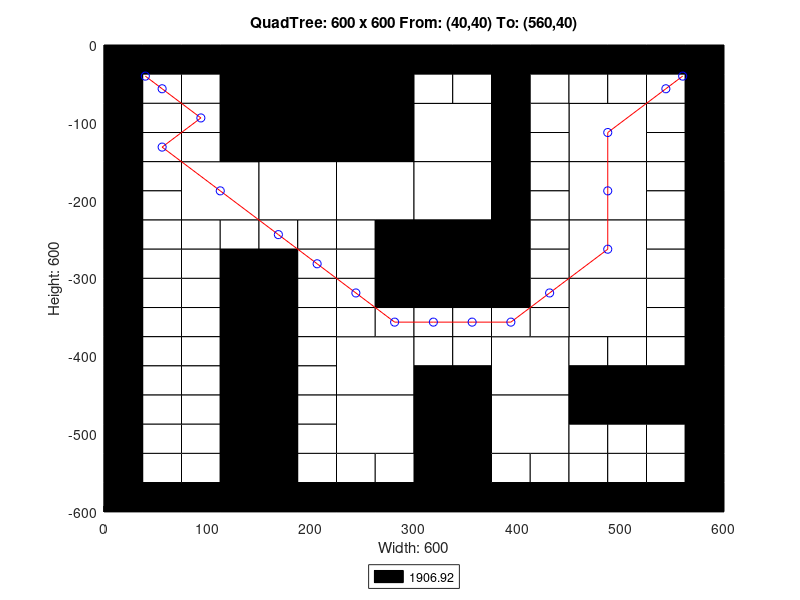

Here is the MATLAB script that generated this plot:
axis([0 600 -600 0]);
title('QuadTree: 600 x 600 From: (40,40) To: (560,40)');
xlabel('Width: 600');
ylabel('Height: 600');
rectangle('Position',[150 -150 150 150], 'FaceColor',[0 0 0]);
rectangle('Position',[75 -225 75 75], 'FaceColor',[1 1 1]);
rectangle('Position',[150 -225 75 75], 'FaceColor',[1 1 1]);
rectangle('Position',[225 -225 75 75], 'FaceColor',[1 1 1]);
rectangle('Position',[300 -150 75 75], 'FaceColor',[1 1 1]);
rectangle('Position',[450 -150 75 75], 'FaceColor',[1 1 1]);
rectangle('Position',[300 -225 75 75], 'FaceColor',[1 1 1]);
rectangle('Position',[300 -300 75 75], 'FaceColor',[0 0 0]);
rectangle('Position',[450 -225 75 75], 'FaceColor',[1 1 1]);
rectangle('Position',[450 -300 75 75], 'FaceColor',[1 1 1]);
rectangle('Position',[225 -450 75 75], 'FaceColor',[1 1 1]);
rectangle('Position',[225 -525 75 75], 'FaceColor',[1 1 1]);
rectangle('Position',[375 -450 75 75], 'FaceColor',[1 1 1]);
rectangle('Position',[450 -375 75 75], 'FaceColor',[1 1 1]);
rectangle('Position',[300 -525 75 75], 'FaceColor',[0 0 0]);
rectangle('Position',[375 -525 75 75], 'FaceColor',[1 1 1]);
rectangle('Position',[300 -600 75 75], 'FaceColor',[0 0 0]);
rectangle('Position',[0 -37.5 37.5 37.5], 'FaceColor',[0 0 0]);
rectangle('Position',[37.5 -37.5 37.5 37.5], 'FaceColor',[0 0 0]);
rectangle('Position',[0 -75 37.5 37.5], 'FaceColor',[0 0 0]);
rectangle('Position',[37.5 -75 37.5 37.5], 'FaceColor',[1 1 1]);
rectangle('Position',[75 -37.5 37.5 37.5], 'FaceColor',[0 0 0]);
rectangle('Position',[112.5 -37.5 37.5 37.5], 'FaceColor',[0 0 0]);
rectangle('Position',[75 -75 37.5 37.5], 'FaceColor',[1 1 1]);
rectangle('Position',[112.5 -75 37.5 37.5], 'FaceColor',[0 0 0]);
rectangle('Position',[0 -112.5 37.5 37.5], 'FaceColor',[0 0 0]);
rectangle('Position',[37.5 -112.5 37.5 37.5], 'FaceColor',[1 1 1]);
rectangle('Position',[0 -150 37.5 37.5], 'FaceColor',[0 0 0]);
rectangle('Position',[37.5 -150 37.5 37.5], 'FaceColor',[1 1 1]);
rectangle('Position',[75 -112.5 37.5 37.5], 'FaceColor',[1 1 1]);
rectangle('Position',[112.5 -112.5 37.5 37.5], 'FaceColor',[0 0 0]);
rectangle('Position',[75 -150 37.5 37.5], 'FaceColor',[1 1 1]);
rectangle('Position',[112.5 -150 37.5 37.5], 'FaceColor',[0 0 0]);
rectangle('Position',[0 -187.5 37.5 37.5], 'FaceColor',[0 0 0]);
rectangle('Position',[37.5 -187.5 37.5 37.5], 'FaceColor',[1 1 1]);
rectangle('Position',[0 -225 37.5 37.5], 'FaceColor',[0 0 0]);
rectangle('Position',[37.5 -225 37.5 37.5], 'FaceColor',[1 1 1]);
rectangle('Position',[0 -262.5 37.5 37.5], 'FaceColor',[0 0 0]);
rectangle('Position',[37.5 -262.5 37.5 37.5], 'FaceColor',[1 1 1]);
rectangle('Position',[0 -300 37.5 37.5], 'FaceColor',[0 0 0]);
rectangle('Position',[37.5 -300 37.5 37.5], 'FaceColor',[1 1 1]);
rectangle('Position',[75 -262.5 37.5 37.5], 'FaceColor',[1 1 1]);
rectangle('Position',[112.5 -262.5 37.5 37.5], 'FaceColor',[1 1 1]);
rectangle('Position',[75 -300 37.5 37.5], 'FaceColor',[1 1 1]);
rectangle('Position',[112.5 -300 37.5 37.5], 'FaceColor',[0 0 0]);
rectangle('Position',[150 -262.5 37.5 37.5], 'FaceColor',[1 1 1]);
rectangle('Position',[187.5 -262.5 37.5 37.5], 'FaceColor',[1 1 1]);
rectangle('Position',[150 -300 37.5 37.5], 'FaceColor',[0 0 0]);
rectangle('Position',[187.5 -300 37.5 37.5], 'FaceColor',[1 1 1]);
rectangle('Position',[225 -262.5 37.5 37.5], 'FaceColor',[1 1 1]);
rectangle('Position',[262.5 -262.5 37.5 37.5], 'FaceColor',[0 0 0]);
rectangle('Position',[225 -300 37.5 37.5], 'FaceColor',[1 1 1]);
rectangle('Position',[262.5 -300 37.5 37.5], 'FaceColor',[0 0 0]);
rectangle('Position',[300 -37.5 37.5 37.5], 'FaceColor',[0 0 0]);
rectangle('Position',[337.5 -37.5 37.5 37.5], 'FaceColor',[0 0 0]);
rectangle('Position',[300 -75 37.5 37.5], 'FaceColor',[1 1 1]);
rectangle('Position',[337.5 -75 37.5 37.5], 'FaceColor',[1 1 1]);
rectangle('Position',[375 -37.5 37.5 37.5], 'FaceColor',[0 0 0]);
rectangle('Position',[412.5 -37.5 37.5 37.5], 'FaceColor',[0 0 0]);
rectangle('Position',[375 -75 37.5 37.5], 'FaceColor',[0 0 0]);
rectangle('Position',[412.5 -75 37.5 37.5], 'FaceColor',[1 1 1]);
rectangle('Position',[375 -112.5 37.5 37.5], 'FaceColor',[0 0 0]);
rectangle('Position',[412.5 -112.5 37.5 37.5], 'FaceColor',[1 1 1]);
rectangle('Position',[375 -150 37.5 37.5], 'FaceColor',[0 0 0]);
rectangle('Position',[412.5 -150 37.5 37.5], 'FaceColor',[1 1 1]);
rectangle('Position',[450 -37.5 37.5 37.5], 'FaceColor',[0 0 0]);
rectangle('Position',[487.5 -37.5 37.5 37.5], 'FaceColor',[0 0 0]);
rectangle('Position',[450 -75 37.5 37.5], 'FaceColor',[1 1 1]);
rectangle('Position',[487.5 -75 37.5 37.5], 'FaceColor',[1 1 1]);
rectangle('Position',[525 -37.5 37.5 37.5], 'FaceColor',[0 0 0]);
rectangle('Position',[562.5 -37.5 37.5 37.5], 'FaceColor',[0 0 0]);
rectangle('Position',[525 -75 37.5 37.5], 'FaceColor',[1 1 1]);
rectangle('Position',[562.5 -75 37.5 37.5], 'FaceColor',[0 0 0]);
rectangle('Position',[525 -112.5 37.5 37.5], 'FaceColor',[1 1 1]);
rectangle('Position',[562.5 -112.5 37.5 37.5], 'FaceColor',[0 0 0]);
rectangle('Position',[525 -150 37.5 37.5], 'FaceColor',[1 1 1]);
rectangle('Position',[562.5 -150 37.5 37.5], 'FaceColor',[0 0 0]);
rectangle('Position',[375 -187.5 37.5 37.5], 'FaceColor',[0 0 0]);
rectangle('Position',[412.5 -187.5 37.5 37.5], 'FaceColor',[1 1 1]);
rectangle('Position',[375 -225 37.5 37.5], 'FaceColor',[0 0 0]);
rectangle('Position',[412.5 -225 37.5 37.5], 'FaceColor',[1 1 1]);
rectangle('Position',[375 -262.5 37.5 37.5], 'FaceColor',[0 0 0]);
rectangle('Position',[412.5 -262.5 37.5 37.5], 'FaceColor',[1 1 1]);
rectangle('Position',[375 -300 37.5 37.5], 'FaceColor',[0 0 0]);
rectangle('Position',[412.5 -300 37.5 37.5], 'FaceColor',[1 1 1]);
rectangle('Position',[525 -187.5 37.5 37.5], 'FaceColor',[1 1 1]);
rectangle('Position',[562.5 -187.5 37.5 37.5], 'FaceColor',[0 0 0]);
rectangle('Position',[525 -225 37.5 37.5], 'FaceColor',[1 1 1]);
rectangle('Position',[562.5 -225 37.5 37.5], 'FaceColor',[0 0 0]);
rectangle('Position',[525 -262.5 37.5 37.5], 'FaceColor',[1 1 1]);
rectangle('Position',[562.5 -262.5 37.5 37.5], 'FaceColor',[0 0 0]);
rectangle('Position',[525 -300 37.5 37.5], 'FaceColor',[1 1 1]);
rectangle('Position',[562.5 -300 37.5 37.5], 'FaceColor',[0 0 0]);
rectangle('Position',[0 -337.5 37.5 37.5], 'FaceColor',[0 0 0]);
rectangle('Position',[37.5 -337.5 37.5 37.5], 'FaceColor',[1 1 1]);
rectangle('Position',[0 -375 37.5 37.5], 'FaceColor',[0 0 0]);
rectangle('Position',[37.5 -375 37.5 37.5], 'FaceColor',[1 1 1]);
rectangle('Position',[75 -337.5 37.5 37.5], 'FaceColor',[1 1 1]);
rectangle('Position',[112.5 -337.5 37.5 37.5], 'FaceColor',[0 0 0]);
rectangle('Position',[75 -375 37.5 37.5], 'FaceColor',[1 1 1]);
rectangle('Position',[112.5 -375 37.5 37.5], 'FaceColor',[0 0 0]);
rectangle('Position',[0 -412.5 37.5 37.5], 'FaceColor',[0 0 0]);
rectangle('Position',[37.5 -412.5 37.5 37.5], 'FaceColor',[1 1 1]);
rectangle('Position',[0 -450 37.5 37.5], 'FaceColor',[0 0 0]);
rectangle('Position',[37.5 -450 37.5 37.5], 'FaceColor',[1 1 1]);
rectangle('Position',[75 -412.5 37.5 37.5], 'FaceColor',[1 1 1]);
rectangle('Position',[112.5 -412.5 37.5 37.5], 'FaceColor',[0 0 0]);
rectangle('Position',[75 -450 37.5 37.5], 'FaceColor',[1 1 1]);
rectangle('Position',[112.5 -450 37.5 37.5], 'FaceColor',[0 0 0]);
rectangle('Position',[150 -337.5 37.5 37.5], 'FaceColor',[0 0 0]);
rectangle('Position',[187.5 -337.5 37.5 37.5], 'FaceColor',[1 1 1]);
rectangle('Position',[150 -375 37.5 37.5], 'FaceColor',[0 0 0]);
rectangle('Position',[187.5 -375 37.5 37.5], 'FaceColor',[1 1 1]);
rectangle('Position',[225 -337.5 37.5 37.5], 'FaceColor',[1 1 1]);
rectangle('Position',[262.5 -337.5 37.5 37.5], 'FaceColor',[0 0 0]);
rectangle('Position',[225 -375 37.5 37.5], 'FaceColor',[1 1 1]);
rectangle('Position',[262.5 -375 37.5 37.5], 'FaceColor',[1 1 1]);
rectangle('Position',[150 -412.5 37.5 37.5], 'FaceColor',[0 0 0]);
rectangle('Position',[187.5 -412.5 37.5 37.5], 'FaceColor',[1 1 1]);
rectangle('Position',[150 -450 37.5 37.5], 'FaceColor',[0 0 0]);
rectangle('Position',[187.5 -450 37.5 37.5], 'FaceColor',[1 1 1]);
rectangle('Position',[0 -487.5 37.5 37.5], 'FaceColor',[0 0 0]);
rectangle('Position',[37.5 -487.5 37.5 37.5], 'FaceColor',[1 1 1]);
rectangle('Position',[0 -525 37.5 37.5], 'FaceColor',[0 0 0]);
rectangle('Position',[37.5 -525 37.5 37.5], 'FaceColor',[1 1 1]);
rectangle('Position',[75 -487.5 37.5 37.5], 'FaceColor',[1 1 1]);
rectangle('Position',[112.5 -487.5 37.5 37.5], 'FaceColor',[0 0 0]);
rectangle('Position',[75 -525 37.5 37.5], 'FaceColor',[1 1 1]);
rectangle('Position',[112.5 -525 37.5 37.5], 'FaceColor',[0 0 0]);
rectangle('Position',[0 -562.5 37.5 37.5], 'FaceColor',[0 0 0]);
rectangle('Position',[37.5 -562.5 37.5 37.5], 'FaceColor',[1 1 1]);
rectangle('Position',[0 -600 37.5 37.5], 'FaceColor',[0 0 0]);
rectangle('Position',[37.5 -600 37.5 37.5], 'FaceColor',[0 0 0]);
rectangle('Position',[75 -562.5 37.5 37.5], 'FaceColor',[1 1 1]);
rectangle('Position',[112.5 -562.5 37.5 37.5], 'FaceColor',[0 0 0]);
rectangle('Position',[75 -600 37.5 37.5], 'FaceColor',[0 0 0]);
rectangle('Position',[112.5 -600 37.5 37.5], 'FaceColor',[0 0 0]);
rectangle('Position',[150 -487.5 37.5 37.5], 'FaceColor',[0 0 0]);
rectangle('Position',[187.5 -487.5 37.5 37.5], 'FaceColor',[1 1 1]);
rectangle('Position',[150 -525 37.5 37.5], 'FaceColor',[0 0 0]);
rectangle('Position',[187.5 -525 37.5 37.5], 'FaceColor',[1 1 1]);
rectangle('Position',[150 -562.5 37.5 37.5], 'FaceColor',[0 0 0]);
rectangle('Position',[187.5 -562.5 37.5 37.5], 'FaceColor',[1 1 1]);
rectangle('Position',[150 -600 37.5 37.5], 'FaceColor',[0 0 0]);
rectangle('Position',[187.5 -600 37.5 37.5], 'FaceColor',[0 0 0]);
rectangle('Position',[225 -562.5 37.5 37.5], 'FaceColor',[1 1 1]);
rectangle('Position',[262.5 -562.5 37.5 37.5], 'FaceColor',[1 1 1]);
rectangle('Position',[225 -600 37.5 37.5], 'FaceColor',[0 0 0]);
rectangle('Position',[262.5 -600 37.5 37.5], 'FaceColor',[0 0 0]);
rectangle('Position',[300 -337.5 37.5 37.5], 'FaceColor',[0 0 0]);
rectangle('Position',[337.5 -337.5 37.5 37.5], 'FaceColor',[0 0 0]);
rectangle('Position',[300 -375 37.5 37.5], 'FaceColor',[1 1 1]);
rectangle('Position',[337.5 -375 37.5 37.5], 'FaceColor',[1 1 1]);
rectangle('Position',[375 -337.5 37.5 37.5], 'FaceColor',[0 0 0]);
rectangle('Position',[412.5 -337.5 37.5 37.5], 'FaceColor',[1 1 1]);
rectangle('Position',[375 -375 37.5 37.5], 'FaceColor',[1 1 1]);
rectangle('Position',[412.5 -375 37.5 37.5], 'FaceColor',[1 1 1]);
rectangle('Position',[300 -412.5 37.5 37.5], 'FaceColor',[1 1 1]);
rectangle('Position',[337.5 -412.5 37.5 37.5], 'FaceColor',[1 1 1]);
rectangle('Position',[300 -450 37.5 37.5], 'FaceColor',[0 0 0]);
rectangle('Position',[337.5 -450 37.5 37.5], 'FaceColor',[0 0 0]);
rectangle('Position',[525 -337.5 37.5 37.5], 'FaceColor',[1 1 1]);
rectangle('Position',[562.5 -337.5 37.5 37.5], 'FaceColor',[0 0 0]);
rectangle('Position',[525 -375 37.5 37.5], 'FaceColor',[1 1 1]);
rectangle('Position',[562.5 -375 37.5 37.5], 'FaceColor',[0 0 0]);
rectangle('Position',[450 -412.5 37.5 37.5], 'FaceColor',[1 1 1]);
rectangle('Position',[487.5 -412.5 37.5 37.5], 'FaceColor',[1 1 1]);
rectangle('Position',[450 -450 37.5 37.5], 'FaceColor',[0 0 0]);
rectangle('Position',[487.5 -450 37.5 37.5], 'FaceColor',[0 0 0]);
rectangle('Position',[525 -412.5 37.5 37.5], 'FaceColor',[1 1 1]);
rectangle('Position',[562.5 -412.5 37.5 37.5], 'FaceColor',[0 0 0]);
rectangle('Position',[525 -450 37.5 37.5], 'FaceColor',[0 0 0]);
rectangle('Position',[562.5 -450 37.5 37.5], 'FaceColor',[0 0 0]);
rectangle('Position',[375 -562.5 37.5 37.5], 'FaceColor',[1 1 1]);
rectangle('Position',[412.5 -562.5 37.5 37.5], 'FaceColor',[1 1 1]);
rectangle('Position',[375 -600 37.5 37.5], 'FaceColor',[0 0 0]);
rectangle('Position',[412.5 -600 37.5 37.5], 'FaceColor',[0 0 0]);
rectangle('Position',[450 -487.5 37.5 37.5], 'FaceColor',[0 0 0]);
rectangle('Position',[487.5 -487.5 37.5 37.5], 'FaceColor',[0 0 0]);
rectangle('Position',[450 -525 37.5 37.5], 'FaceColor',[1 1 1]);
rectangle('Position',[487.5 -525 37.5 37.5], 'FaceColor',[1 1 1]);
rectangle('Position',[525 -487.5 37.5 37.5], 'FaceColor',[0 0 0]);
rectangle('Position',[562.5 -487.5 37.5 37.5], 'FaceColor',[0 0 0]);
rectangle('Position',[525 -525 37.5 37.5], 'FaceColor',[1 1 1]);
rectangle('Position',[562.5 -525 37.5 37.5], 'FaceColor',[0 0 0]);
rectangle('Position',[450 -562.5 37.5 37.5], 'FaceColor',[1 1 1]);
rectangle('Position',[487.5 -562.5 37.5 37.5], 'FaceColor',[1 1 1]);
rectangle('Position',[450 -600 37.5 37.5], 'FaceColor',[0 0 0]);
rectangle('Position',[487.5 -600 37.5 37.5], 'FaceColor',[0 0 0]);
rectangle('Position',[525 -562.5 37.5 37.5], 'FaceColor',[1 1 1]);
rectangle('Position',[562.5 -562.5 37.5 37.5], 'FaceColor',[0 0 0]);
rectangle('Position',[525 -600 37.5 37.5], 'FaceColor',[0 0 0]);
rectangle('Position',[562.5 -600 37.5 37.5], 'FaceColor',[0 0 0]);
X=[560,543.75,487.5,487.5,487.5,431.25,393.75,356.25,318.75,281.25,243.75,206.25,168.75,112.5,56.25,93.75,56.25,40];
Y=[-40,-56.25,-112.5,-187.5,-262.5,-318.75,-356.25,-356.25,-356.25,-356.25,-318.75,-281.25,-243.75,-187.5,-131.25,-93.75,-56.25,-40];
hold on;
plot(X,Y,'r');
plot(X,Y,'bo');
legend('1906.92','Location','southoutside');
